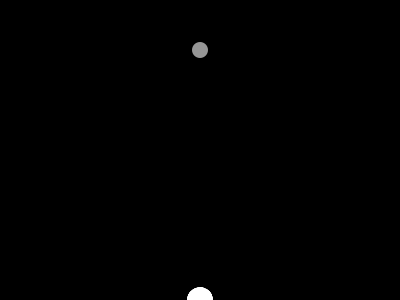
Frame 1 (no input)
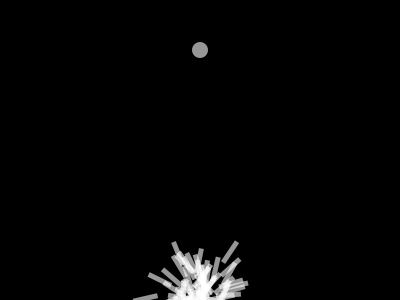
Frame 60 (the mouse pressed at the canvas centre just before this capture)
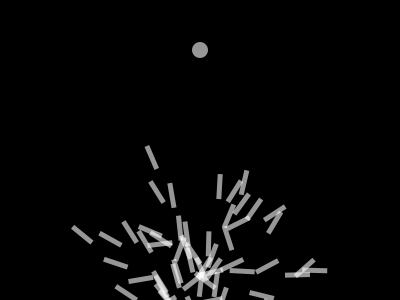
Frame 120 (the mouse held since frame 60 and released just before this capture)

The Processing sketch that drew these frames (run headless with seeded random() and noise(); from frame 60 on, the mouse is pressed at the canvas centre):

// Processing sketch: Smart_rockets_1_0
// ── Smart_rockets_1_0.pde
Population pop;
int lifespan, count;
PVector target;

void setup() {
  size(400, 300);
  //fullScreen();
  lifespan = height;
  count = 0;
  target = new PVector(width/2, 50);
  pop = new Population();
}

void draw() {
  background(0);
  //print("count " + count);
  pop.run(); 
  count++;
  if(count == lifespan){
    pop.evaluate();
    pop.selection();
    //pop = new Population();
    count = 0;
  }
   
  ellipse(target.x,target.y,16,16);
}
// ── DNA.pde
class DNA{
  PVector[] genes;
  DNA(){
    genes = new PVector[lifespan];
    for(int i = 0; i < lifespan; i++){
      genes[i] = PVector.random2D();
      genes[i].setMag(0.1);
    }
  }
  DNA(PVector[] gen){
    genes = gen;
  }
  
  DNA crossover (DNA parent){
    PVector[] newgenes = new PVector[lifespan]; 
    int mid = floor(random(genes.length));
    for(int i = 0; i < genes.length; i++){
      if(i > mid){
        newgenes[i] = genes[i];
      }else{
        newgenes[i] = parent.genes[i];
      }
    }
    return new DNA(newgenes);
  }
  
  void mutation (){
    for(int i = 0; i < genes.length; i++){
      if(random(1) < 0.01){
        genes[i] = PVector.random2D();
        genes[i].setMag(0.1);
      }
    }
  }
}
// ── Population.pde
class Population {
  Rocket[] rockets;
  ArrayList<Rocket> matingpool;
  int popsize;
  
  Population() {
    popsize = 100;
    rockets = new Rocket[popsize];
    matingpool = new ArrayList<Rocket>();
    for (int i = 0; i < popsize; i++){
      rockets[i] = new Rocket(); 
    }
  }
  
  void evaluate(){
    float maxfit = 0;
    for (int i = 0; i < popsize; i++){
      rockets[i].calcFitness();
      if(rockets[i].fitness > maxfit){
        maxfit = rockets[i].fitness;
      }   
    }  
    for (int i = 0; i < popsize; i++){
      rockets[i].fitness /= maxfit;
    }
    println("Maxfit " + maxfit);

    matingpool = new ArrayList<Rocket>();
    for (int i = 0; i < popsize; i++){
      float n = rockets[i].fitness * 100;
      for (int j = 0; j < n; j++){
        matingpool.add(rockets[i]);
      }
    }    
  }
  
  void selection(){
    Rocket[] newRockets = new Rocket[popsize];
    for(int i = 0; i < rockets.length; i++){
      DNA parentA = matingpool.get(int(random(0,matingpool.size()))).dna;
      DNA parentB = matingpool.get(int(random(0,matingpool.size()))).dna;
      DNA child = parentA.crossover(parentB);
      child.mutation();
      newRockets[i] = new Rocket(child);
    }
    rockets = newRockets;
  }
  
  void run(){
    for (int i = 0; i < popsize; i++){
      rockets[i].update();
      rockets[i].show();
    }
  }
}
// ── Rocket.pde
class Rocket {
  DNA dna;
  PVector pos, vel, acc;
  float fitness, time;
  boolean completed;

  Rocket() {
    pos = new PVector(width/2, height);
    vel = new PVector(0, 0);
    acc = new PVector(0, 0);
    dna = new DNA();
    fitness = 0;
    time = 0;
    completed = false;
  }
  Rocket(DNA newdna) {
    pos = new PVector(width/2, height);
    vel = new PVector(0, 0);
    acc = new PVector(0, 0);
    dna = newdna;
    fitness = 0;
    time = 0;
    completed = false;
  }

  void applyForce(PVector force) {
    acc.add(force);
  }

  void calcFitness() {
    float d = dist(pos.x, pos.y, target.x, target.y);  
    fitness = map(d, 0, width, width, 0);  //inverts distance
    if (completed) {
      println("time " + time);
      time = map(time, 0, lifespan, lifespan, 0);
      time = map(time, 0, lifespan, 1, 5);
      println("time " + time);
      fitness *= 10;
      fitness = pow(fitness,time);
      println("fitness " + fitness);
    }
  }

  void update() {

    float d = dist(pos.x, pos.y, target.x, target.y);
    if (d < 10) {
      completed = true;
      pos = target.copy();
      if(time == 0){
        time=count;
      }
    }

    if (!completed) {
      applyForce(dna.genes[count]);
      vel.add(acc);
      pos.add(vel);
      acc.mult(0);
    }
  }

  void show() {
    pushMatrix();
    noStroke();
    fill(255, 150);
    translate(pos.x, pos.y);
    rotate(vel.heading());
    rectMode(CENTER);
    rect(0, 0, 25, 5 );
    popMatrix();
  }
}
